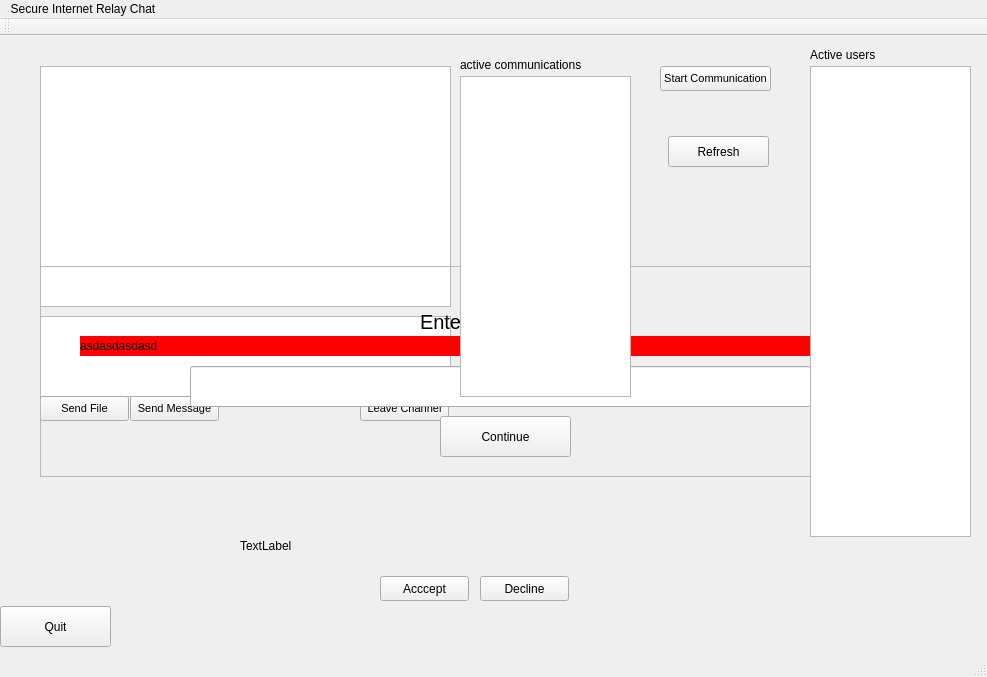
<?xml version="1.0" encoding="UTF-8"?>
<ui version="4.0">
 <class>MainWindow</class>
 <widget class="QMainWindow" name="MainWindow">
  <property name="geometry">
   <rect>
    <x>0</x>
    <y>0</y>
    <width>987</width>
    <height>677</height>
   </rect>
  </property>
  <property name="windowTitle">
   <string>MainWindow</string>
  </property>
  <widget class="QWidget" name="centralWidget">
   <widget class="QTextBrowser" name="textDisplayer">
    <property name="geometry">
     <rect>
      <x>40</x>
      <y>30</y>
      <width>411</width>
      <height>241</height>
     </rect>
    </property>
    <property name="html">
     <string>&lt;!DOCTYPE HTML PUBLIC &quot;-//W3C//DTD HTML 4.0//EN&quot; &quot;http://www.w3.org/TR/REC-html40/strict.dtd&quot;&gt;
&lt;html&gt;&lt;head&gt;&lt;meta name=&quot;qrichtext&quot; content=&quot;1&quot; /&gt;&lt;style type=&quot;text/css&quot;&gt;
p, li { white-space: pre-wrap; }
&lt;/style&gt;&lt;/head&gt;&lt;body style=&quot; font-family:'Ubuntu'; font-size:11pt; font-weight:400; font-style:normal;&quot;&gt;
&lt;p style=&quot;-qt-paragraph-type:empty; margin-top:0px; margin-bottom:0px; margin-left:0px; margin-right:0px; -qt-block-indent:0; text-indent:0px;&quot;&gt;&lt;br /&gt;&lt;/p&gt;&lt;/body&gt;&lt;/html&gt;</string>
    </property>
   </widget>
   <widget class="QLabel" name="label">
    <property name="geometry">
     <rect>
      <x>460</x>
      <y>20</y>
      <width>161</width>
      <height>17</height>
     </rect>
    </property>
    <property name="text">
     <string>active communications</string>
    </property>
   </widget>
   <widget class="QTextEdit" name="textEdit">
    <property name="geometry">
     <rect>
      <x>40</x>
      <y>280</y>
      <width>411</width>
      <height>81</height>
     </rect>
    </property>
    <property name="font">
     <font>
      <pointsize>8</pointsize>
      <italic>false</italic>
     </font>
    </property>
    <property name="styleSheet">
     <string notr="true">.QLineEdit, .QTextEdit
{
background-color: bluergb(0, 0, 200);
}</string>
    </property>
    <property name="html">
     <string>&lt;!DOCTYPE HTML PUBLIC &quot;-//W3C//DTD HTML 4.0//EN&quot; &quot;http://www.w3.org/TR/REC-html40/strict.dtd&quot;&gt;
&lt;html&gt;&lt;head&gt;&lt;meta name=&quot;qrichtext&quot; content=&quot;1&quot; /&gt;&lt;style type=&quot;text/css&quot;&gt;
p, li { white-space: pre-wrap; }
&lt;/style&gt;&lt;/head&gt;&lt;body style=&quot; font-family:'Ubuntu'; font-size:8pt; font-weight:400; font-style:normal;&quot;&gt;
&lt;p style=&quot;-qt-paragraph-type:empty; margin-top:0px; margin-bottom:0px; margin-left:0px; margin-right:0px; -qt-block-indent:0; text-indent:0px;&quot;&gt;&lt;br /&gt;&lt;/p&gt;&lt;/body&gt;&lt;/html&gt;</string>
    </property>
   </widget>
   <widget class="QPushButton" name="sendMessageButton">
    <property name="geometry">
     <rect>
      <x>130</x>
      <y>360</y>
      <width>89</width>
      <height>25</height>
     </rect>
    </property>
    <property name="font">
     <font>
      <pointsize>8</pointsize>
     </font>
    </property>
    <property name="text">
     <string>Send Message</string>
    </property>
   </widget>
   <widget class="QPushButton" name="sendFileButton">
    <property name="geometry">
     <rect>
      <x>40</x>
      <y>360</y>
      <width>89</width>
      <height>25</height>
     </rect>
    </property>
    <property name="font">
     <font>
      <pointsize>8</pointsize>
     </font>
    </property>
    <property name="text">
     <string>Send File</string>
    </property>
   </widget>
   <widget class="QPushButton" name="startCommunicationsButton">
    <property name="geometry">
     <rect>
      <x>660</x>
      <y>30</y>
      <width>111</width>
      <height>25</height>
     </rect>
    </property>
    <property name="font">
     <font>
      <pointsize>8</pointsize>
     </font>
    </property>
    <property name="text">
     <string>Start Communication</string>
    </property>
   </widget>
   <widget class="QPushButton" name="quitButton">
    <property name="geometry">
     <rect>
      <x>0</x>
      <y>570</y>
      <width>111</width>
      <height>41</height>
     </rect>
    </property>
    <property name="text">
     <string>Quit</string>
    </property>
   </widget>
   <widget class="QPushButton" name="pushButton_2">
    <property name="geometry">
     <rect>
      <x>360</x>
      <y>360</y>
      <width>89</width>
      <height>25</height>
     </rect>
    </property>
    <property name="font">
     <font>
      <pointsize>8</pointsize>
     </font>
    </property>
    <property name="text">
     <string>Leave Channel</string>
    </property>
   </widget>
   <widget class="QLabel" name="label_2">
    <property name="geometry">
     <rect>
      <x>810</x>
      <y>10</y>
      <width>101</width>
      <height>17</height>
     </rect>
    </property>
    <property name="text">
     <string>Active users</string>
    </property>
   </widget>
   <widget class="QFrame" name="enterNameFrame">
    <property name="geometry">
     <rect>
      <x>40</x>
      <y>230</y>
      <width>891</width>
      <height>211</height>
     </rect>
    </property>
    <property name="styleSheet">
     <string notr="true">.QFrame
{
background-color: bluergb(0, 0, 200);
}</string>
    </property>
    <property name="frameShape">
     <enum>QFrame::StyledPanel</enum>
    </property>
    <property name="frameShadow">
     <enum>QFrame::Raised</enum>
    </property>
    <widget class="QLabel" name="enterNameLabel">
     <property name="geometry">
      <rect>
       <x>380</x>
       <y>40</y>
       <width>231</width>
       <height>31</height>
      </rect>
     </property>
     <property name="font">
      <font>
       <pointsize>15</pointsize>
      </font>
     </property>
     <property name="text">
      <string>Enter Username</string>
     </property>
    </widget>
    <widget class="QLineEdit" name="enterNameEdit">
     <property name="geometry">
      <rect>
       <x>150</x>
       <y>100</y>
       <width>621</width>
       <height>41</height>
      </rect>
     </property>
    </widget>
    <widget class="QPushButton" name="enterNameButton">
     <property name="geometry">
      <rect>
       <x>400</x>
       <y>150</y>
       <width>131</width>
       <height>41</height>
      </rect>
     </property>
     <property name="text">
      <string>Continue</string>
     </property>
    </widget>
    <widget class="QLabel" name="loginErrorLabel">
     <property name="geometry">
      <rect>
       <x>40</x>
       <y>70</y>
       <width>811</width>
       <height>20</height>
      </rect>
     </property>
     <property name="autoFillBackground">
      <bool>false</bool>
     </property>
     <property name="styleSheet">
      <string notr="true">.QLabel
{
background-color: red
}</string>
     </property>
     <property name="text">
      <string>asdasdasdasd</string>
     </property>
    </widget>
   </widget>
   <widget class="QListWidget" name="communicationsWidget">
    <property name="geometry">
     <rect>
      <x>460</x>
      <y>40</y>
      <width>171</width>
      <height>321</height>
     </rect>
    </property>
   </widget>
   <widget class="QPushButton" name="refreshButton">
    <property name="geometry">
     <rect>
      <x>668</x>
      <y>100</y>
      <width>101</width>
      <height>31</height>
     </rect>
    </property>
    <property name="text">
     <string>Refresh</string>
    </property>
   </widget>
   <widget class="QListWidget" name="clientsList">
    <property name="geometry">
     <rect>
      <x>810</x>
      <y>30</y>
      <width>161</width>
      <height>471</height>
     </rect>
    </property>
   </widget>
   <widget class="QLabel" name="requestLabel">
    <property name="geometry">
     <rect>
      <x>240</x>
      <y>500</y>
      <width>631</width>
      <height>20</height>
     </rect>
    </property>
    <property name="text">
     <string>TextLabel</string>
    </property>
   </widget>
   <widget class="QPushButton" name="acceptRequestButton">
    <property name="geometry">
     <rect>
      <x>380</x>
      <y>540</y>
      <width>89</width>
      <height>25</height>
     </rect>
    </property>
    <property name="text">
     <string>Acccept</string>
    </property>
   </widget>
   <widget class="QPushButton" name="declineRequestButton">
    <property name="geometry">
     <rect>
      <x>480</x>
      <y>540</y>
      <width>89</width>
      <height>25</height>
     </rect>
    </property>
    <property name="text">
     <string>Decline</string>
    </property>
   </widget>
  </widget>
  <widget class="QMenuBar" name="menuBar">
   <property name="geometry">
    <rect>
     <x>0</x>
     <y>0</y>
     <width>987</width>
     <height>22</height>
    </rect>
   </property>
   <widget class="QMenu" name="menuSecure_Internet_Relay_Chat">
    <property name="title">
     <string>Secure Internet Relay Chat</string>
    </property>
   </widget>
   <addaction name="menuSecure_Internet_Relay_Chat"/>
  </widget>
  <widget class="QToolBar" name="mainToolBar">
   <attribute name="toolBarArea">
    <enum>TopToolBarArea</enum>
   </attribute>
   <attribute name="toolBarBreak">
    <bool>false</bool>
   </attribute>
  </widget>
  <widget class="QStatusBar" name="statusBar"/>
 </widget>
 <layoutdefault spacing="6" margin="11"/>
 <resources/>
 <connections/>
</ui>
